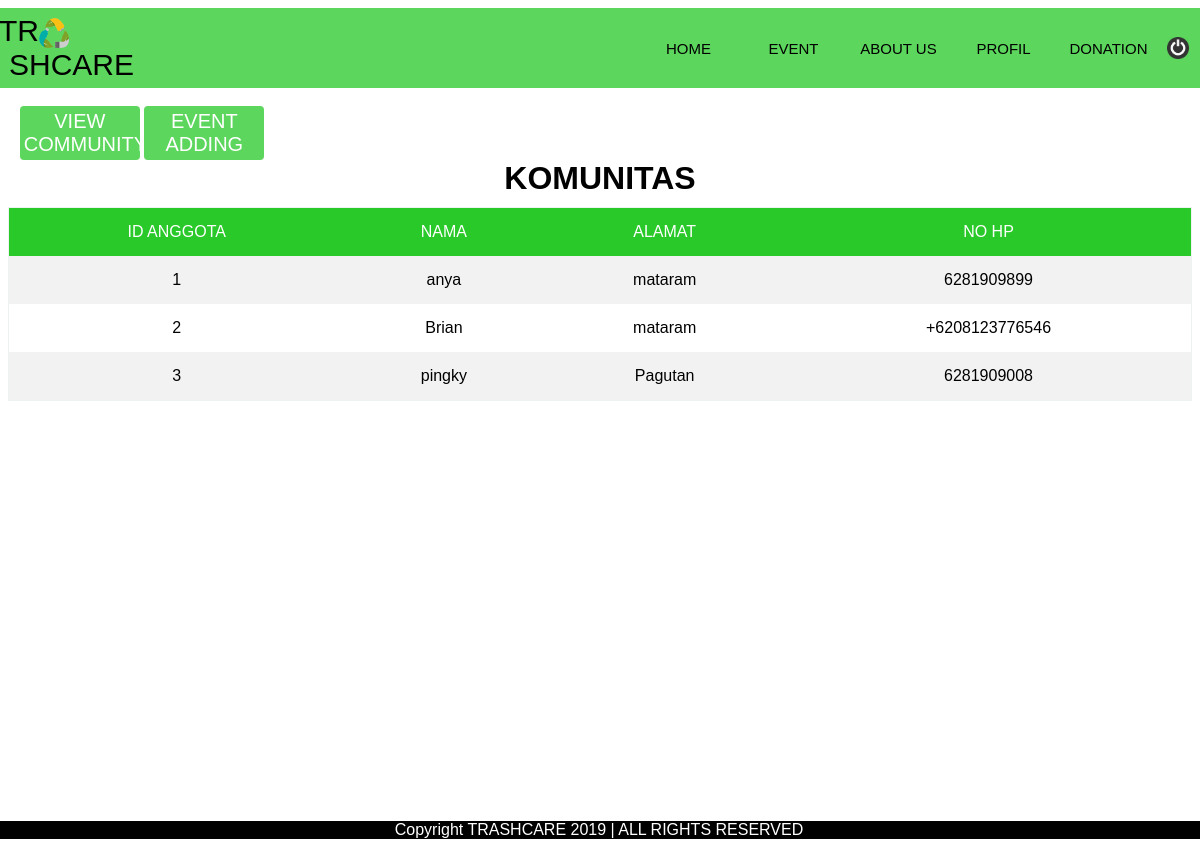
Screenshot of /PHP/komunitas.php with the database file from the repository.
### tables this page shows
CREATE TABLE `anggota` (
  `id_anggota` int(11) NOT NULL,
  `nama_anggota` char(30) NOT NULL,
  `email_anggota` varchar(30) NOT NULL,
  `pass_anggota` varchar(10) NOT NULL,
  `nohp_anggota` varchar(15) NOT NULL,
  `alamat_anggota` varchar(30) NOT NULL,
  `images_anggota` varchar(30) NOT NULL
);

### PHP/database.php (called while the page is built, shortened)
<?php
    include 'koneksi.php';
    function getData($query){
        global $conn;
        $result=mysqli_query($conn, $query);
        return $result;
    }
?>

### PHP/komunitas.php (the view, shortened to what this page needs)
<?php
	include 'database.php';
    $query = "select * from anggota";
    $Result = getData($query);
?>
<!DOCTYPE html>
<html>
    <head>
    	<link rel="stylesheet" type="text/css" href="../css/style.css">
        <link rel="stylesheet" type="text/css" href="../css/slideshowcss.css">
        <link rel="stylesheet" type="text/css" href="../css/data.css">
    </head>
    <body>
            <center>
                <div class="header">
                    <table  class="menu">
                        <tr>
                            <td align="left" style="padding-right:500px;">
                                <font style="font-size: 30px; margin-left: -10px;">TR<img src="../tc.png" width="30" height="30">SHCARE</font>
                            </td>
                            <td align="right">
                                <td class="x"><a href="mentor-home.php">HOME</a></td>
                                <td class="x"><a href="list-event.php">EVENT</a></td>
                                <td class="x"><a href="about.php">ABOUT US</a></td>
                                <td class="x"><a href="view_profil.php">PROFIL</a></td>
                                <td class="x"><a href="donasi.php">DONATION</a></td>
                                <td><a href="logout.php"><img class="logo" src="../logout.png" alt="logout"></a></td>
                            </td>
                        </tr>
                    </table>
                </div>
            </center>
            <br>
            <div class="container">
                <button class="button" style="padding: 4px;" onclick="window.location.href='komunitas.php'">VIEW COMMUNITY</button>
                <button class="button" style="padding: 4px;" onclick="window.location.href='event-view.php'">EVENT ADDING</button>
            </div>
            <h1>KOMUNITAS</h1>
            <table class="tabel1">
                <tr>
                    <th>ID ANGGOTA</th>
                    <th>NAMA</th>
                    <th>ALAMAT</th>
                    <th>NO HP</th>
                </tr>
        		<tr>
                    <?php while ($data=mysqli_fetch_assoc($Result)):?>
        			<td><?= $data['id_anggota']; ?></td>
        			<td><?= $data['nama_anggota']; ?></td>
        			<td><?= $data['alamat_anggota']; ?></td>
        			<td><?= $data['nohp_anggota']; ?></td>
        		</tr>
		          <?php endwhile ;?>
            </table>
    </body>
            <footer style="margin-top: 420px;">
                <center>
                    Copyright TRASHCARE 2019 | ALL RIGHTS RESERVED<br>
                </center>
            </footer>
    </html>

### css/style.css (style rules this page uses)
body { background-color: white; }
.header { background-color: #5cd65c; padding: 5px; font-size: 10px; margin-left: -10px; margin-right: -8px; }
.menu { margin-left: 5px; margin-right: 5px; }
td.x { width: 105px; padding: 0; }
.x { text-align: center; font-size: 15px; }
.x a:link { color: black; text-decoration: none; padding: 10px; }
footer { background-color: #000000; color: #ffffff; margin-left: -10px; margin-right: -8px; }
.container { width: 98%; max-width: 1400px; margin: 0 auto; background-color: white; }
.logo { width: 22px; margin-left: 5px; }
.button { border-radius: 4px; background-color: #5cd65c; border: none; color: #FFFFFF; text-align: center; font-size: 20px; padding: 5px; width: 120px; transition: all 0.5s; cursor: pointer; }
table { border-collapse: collapse; }

### css/slideshowcss.css (style rules this page uses)
* { box-sizing: border-box; }
body { font-family: Verdana, sans-serif; }
img { vertical-align: middle; max-height: 400px; }

### css/data.css (style rules this page uses)
h1 { text-align: center; margin: 0px; }
.tabel1 { font-family: sans-serif; font-size: 12pt; color: #000000; border-collapse: collapse; width: 100%; border: 1px solid #edf3f0; margin: 10px auto; }
.tabel1 tr th { background: #2ac92a; color: #ffffff; font-weight: normal; padding: 15px 15px; }
.tabel1 tr td { padding: 15px 15px; text-align: center; }
.tabel1 tr:nth-child(even) { background-color: #f2f2f2; }

### rows the page displays
anggota: id_anggota "1", nama_anggota "anya", alamat_anggota "mataram", nohp_anggota "6281909899"
anggota: id_anggota "2", nama_anggota "Brian", alamat_anggota "mataram", nohp_anggota "+6208123776546"
anggota: id_anggota "3", nama_anggota "pingky", alamat_anggota "Pagutan", nohp_anggota "6281909008"
